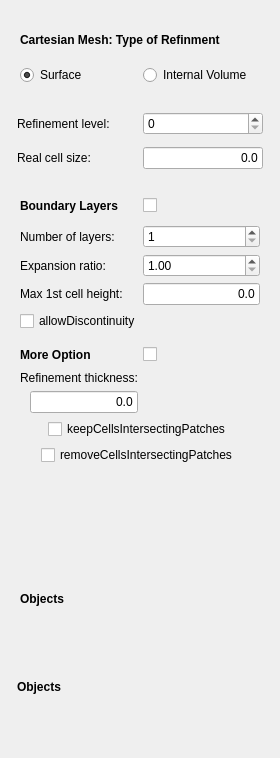
<?xml version="1.0" encoding="UTF-8"?>
<ui version="4.0">
 <class>Form</class>
 <widget class="QWidget" name="Form">
  <property name="geometry">
   <rect>
    <x>0</x>
    <y>0</y>
    <width>280</width>
    <height>758</height>
   </rect>
  </property>
  <property name="windowTitle">
   <string>Mesh refinement</string>
  </property>
  <layout class="QVBoxLayout" name="verticalLayout">
   <item>
    <widget class="QFrame" name="surfaceOrInernalVolume">
     <property name="frameShape">
      <enum>QFrame::NoFrame</enum>
     </property>
     <property name="frameShadow">
      <enum>QFrame::Raised</enum>
     </property>
     <layout class="QGridLayout" name="gridLayout_3">
      <item row="1" column="0">
       <widget class="QRadioButton" name="surfaceRefinementToggle">
        <property name="text">
         <string>Surface</string>
        </property>
        <property name="checked">
         <bool>true</bool>
        </property>
       </widget>
      </item>
      <item row="1" column="1">
       <widget class="QRadioButton" name="volumeRefinementToggle">
        <property name="text">
         <string>Internal Volume</string>
        </property>
       </widget>
      </item>
      <item row="0" column="0" colspan="2">
       <widget class="QLabel" name="label_7">
        <property name="font">
         <font>
          <weight>75</weight>
          <bold>true</bold>
         </font>
        </property>
        <property name="text">
         <string>Cartesian Mesh: Type of Refinment</string>
        </property>
       </widget>
      </item>
     </layout>
    </widget>
   </item>
   <item>
    <widget class="QFrame" name="commonFrame">
     <layout class="QGridLayout" name="gridLayout_11">
      <property name="leftMargin">
       <number>6</number>
      </property>
      <property name="topMargin">
       <number>6</number>
      </property>
      <property name="rightMargin">
       <number>6</number>
      </property>
      <property name="bottomMargin">
       <number>6</number>
      </property>
      <item row="0" column="0">
       <widget class="QLabel" name="label_reflevel">
        <property name="text">
         <string>Refinement level:</string>
        </property>
       </widget>
      </item>
      <item row="2" column="0">
       <widget class="QLabel" name="label_cellsize">
        <property name="text">
         <string>Real cell size:</string>
        </property>
       </widget>
      </item>
      <item row="0" column="1">
       <widget class="QSpinBox" name="if_reflevel">
        <property name="minimum">
         <number>0</number>
        </property>
       </widget>
      </item>
      <item row="2" column="1">
       <widget class="Gui::InputField" name="if_cellsize">
        <property name="sizePolicy">
         <sizepolicy hsizetype="Minimum" vsizetype="Fixed">
          <horstretch>0</horstretch>
          <verstretch>0</verstretch>
         </sizepolicy>
        </property>
        <property name="toolTip">
         <string extracomment="Select 0 to use default value"/>
        </property>
        <property name="text">
         <string>0.0</string>
        </property>
        <property name="alignment">
         <set>Qt::AlignRight|Qt::AlignTrailing|Qt::AlignVCenter</set>
        </property>
        <property name="singleStep" stdset="0">
         <double>0.010000000000000</double>
        </property>
        <property name="maximum" stdset="0">
         <double>1000000000.000000000000000</double>
        </property>
        <property name="unit" stdset="0">
         <string notr="true">mm</string>
        </property>
        <property name="format" stdset="0">
         <string>2</string>
        </property>
       </widget>
      </item>
     </layout>
    </widget>
   </item>
   <item>
    <widget class="QFrame" name="cf_frame">
     <property name="frameShape">
      <enum>QFrame::NoFrame</enum>
     </property>
     <property name="frameShadow">
      <enum>QFrame::Raised</enum>
     </property>
     <layout class="QGridLayout" name="gridLayout_10">
      <item row="7" column="0">
       <widget class="QLabel" name="label_11">
        <property name="font">
         <font>
          <weight>75</weight>
          <bold>true</bold>
         </font>
        </property>
        <property name="text">
         <string>Boundary Layers</string>
        </property>
       </widget>
      </item>
      <item row="7" column="1">
       <widget class="QCheckBox" name="check_boundlayer"/>
      </item>
      <item row="12" column="0">
       <widget class="QLabel" name="label_12">
        <property name="font">
         <font>
          <weight>75</weight>
          <bold>true</bold>
         </font>
        </property>
        <property name="text">
         <string>More Option</string>
        </property>
       </widget>
      </item>
      <item row="12" column="1">
       <widget class="QCheckBox" name="check_moreoption"/>
      </item>
      <item row="10" column="0" colspan="2">
       <widget class="QFrame" name="refinement_frame">
        <property name="sizePolicy">
         <sizepolicy hsizetype="Preferred" vsizetype="Minimum">
          <horstretch>0</horstretch>
          <verstretch>0</verstretch>
         </sizepolicy>
        </property>
        <property name="frameShape">
         <enum>QFrame::Panel</enum>
        </property>
        <property name="frameShadow">
         <enum>QFrame::Plain</enum>
        </property>
        <property name="lineWidth">
         <number>0</number>
        </property>
        <layout class="QGridLayout" name="gridLayout_4">
         <property name="leftMargin">
          <number>0</number>
         </property>
         <property name="topMargin">
          <number>3</number>
         </property>
         <property name="rightMargin">
          <number>0</number>
         </property>
         <property name="bottomMargin">
          <number>5</number>
         </property>
         <item row="2" column="0">
          <widget class="QFrame" name="boundlayer_frame">
           <property name="sizePolicy">
            <sizepolicy hsizetype="Preferred" vsizetype="Minimum">
             <horstretch>0</horstretch>
             <verstretch>0</verstretch>
            </sizepolicy>
           </property>
           <property name="frameShape">
            <enum>QFrame::Panel</enum>
           </property>
           <property name="frameShadow">
            <enum>QFrame::Plain</enum>
           </property>
           <property name="lineWidth">
            <number>0</number>
           </property>
           <layout class="QGridLayout" name="gridLayout_7">
            <property name="leftMargin">
             <number>0</number>
            </property>
            <property name="topMargin">
             <number>3</number>
            </property>
            <property name="rightMargin">
             <number>0</number>
            </property>
            <property name="bottomMargin">
             <number>5</number>
            </property>
            <item row="8" column="0">
             <widget class="QCheckBox" name="check_allowdiscont">
              <property name="text">
               <string>allowDiscontinuity</string>
              </property>
             </widget>
            </item>
            <item row="5" column="0" colspan="2">
             <layout class="QHBoxLayout" name="horizontalLayout_5">
              <item>
               <widget class="QLabel" name="label_firstlayerheight">
                <property name="text">
                 <string>Max 1st cell height:</string>
                </property>
               </widget>
              </item>
              <item>
               <widget class="Gui::InputField" name="if_firstlayerheight">
                <property name="sizePolicy">
                 <sizepolicy hsizetype="Minimum" vsizetype="Fixed">
                  <horstretch>0</horstretch>
                  <verstretch>0</verstretch>
                 </sizepolicy>
                </property>
                <property name="toolTip">
                 <string extracomment="Select 0 to use default value"/>
                </property>
                <property name="text">
                 <string>0.0</string>
                </property>
                <property name="alignment">
                 <set>Qt::AlignRight|Qt::AlignTrailing|Qt::AlignVCenter</set>
                </property>
                <property name="singleStep" stdset="0">
                 <double>1.000000000000000</double>
                </property>
                <property name="maximum" stdset="0">
                 <double>1000000000.000000000000000</double>
                </property>
                <property name="unit" stdset="0">
                 <string notr="true">mm</string>
                </property>
                <property name="format" stdset="0">
                 <string>g</string>
                </property>
               </widget>
              </item>
             </layout>
            </item>
            <item row="3" column="0" colspan="2">
             <layout class="QHBoxLayout" name="horizontalLayout_2">
              <item>
               <widget class="QLabel" name="label_expratio">
                <property name="text">
                 <string>Expansion ratio:</string>
                </property>
               </widget>
              </item>
              <item>
               <widget class="QDoubleSpinBox" name="if_expratio">
                <property name="minimum">
                 <double>1.000000000000000</double>
                </property>
                <property name="maximum">
                 <double>1.200000000000000</double>
                </property>
                <property name="singleStep">
                 <double>0.050000000000000</double>
                </property>
               </widget>
              </item>
             </layout>
            </item>
            <item row="0" column="0" colspan="2">
             <layout class="QHBoxLayout" name="horizontalLayout">
              <item>
               <widget class="QLabel" name="label_numlayer">
                <property name="text">
                 <string>Number of layers:</string>
                </property>
               </widget>
              </item>
              <item>
               <widget class="QSpinBox" name="if_numlayer">
                <property name="minimum">
                 <number>1</number>
                </property>
               </widget>
              </item>
             </layout>
            </item>
           </layout>
          </widget>
         </item>
        </layout>
       </widget>
      </item>
      <item row="13" column="0" colspan="2">
       <widget class="QFrame" name="moreoption_frame">
        <property name="sizePolicy">
         <sizepolicy hsizetype="Preferred" vsizetype="Minimum">
          <horstretch>0</horstretch>
          <verstretch>0</verstretch>
         </sizepolicy>
        </property>
        <property name="frameShape">
         <enum>QFrame::Panel</enum>
        </property>
        <property name="frameShadow">
         <enum>QFrame::Plain</enum>
        </property>
        <property name="lineWidth">
         <number>0</number>
        </property>
        <layout class="QGridLayout" name="gridLayout_8">
         <property name="leftMargin">
          <number>0</number>
         </property>
         <property name="topMargin">
          <number>3</number>
         </property>
         <property name="rightMargin">
          <number>0</number>
         </property>
         <property name="bottomMargin">
          <number>5</number>
         </property>
         <item row="4" column="0" colspan="2" alignment="Qt::AlignHCenter">
          <widget class="QCheckBox" name="check_removeCells">
           <property name="text">
            <string>removeCellsIntersectingPatches</string>
           </property>
          </widget>
         </item>
         <item row="2" column="0" alignment="Qt::AlignRight">
          <widget class="Gui::InputField" name="if_refinethick">
           <property name="sizePolicy">
            <sizepolicy hsizetype="Minimum" vsizetype="Fixed">
             <horstretch>0</horstretch>
             <verstretch>0</verstretch>
            </sizepolicy>
           </property>
           <property name="toolTip">
            <string extracomment="Select 0 to use default value"/>
           </property>
           <property name="text">
            <string>0.0</string>
           </property>
           <property name="alignment">
            <set>Qt::AlignRight|Qt::AlignTrailing|Qt::AlignVCenter</set>
           </property>
           <property name="singleStep" stdset="0">
            <double>1.000000000000000</double>
           </property>
           <property name="maximum" stdset="0">
            <double>1000000000.000000000000000</double>
           </property>
           <property name="unit" stdset="0">
            <string notr="true">mm</string>
           </property>
           <property name="format" stdset="0">
            <string>2</string>
           </property>
          </widget>
         </item>
         <item row="0" column="0">
          <widget class="QLabel" name="label_refinethick">
           <property name="text">
            <string>Refinement thickness:</string>
           </property>
          </widget>
         </item>
         <item row="3" column="0" colspan="2" alignment="Qt::AlignHCenter">
          <widget class="QCheckBox" name="check_keepCells">
           <property name="text">
            <string>keepCellsIntersectingPatches</string>
           </property>
          </widget>
         </item>
        </layout>
       </widget>
      </item>
     </layout>
    </widget>
   </item>
   <item>
    <widget class="QFrame" name="snappy_frame">
     <property name="frameShape">
      <enum>QFrame::NoFrame</enum>
     </property>
     <property name="frameShadow">
      <enum>QFrame::Raised</enum>
     </property>
     <layout class="QGridLayout" name="gridLayout_9">
      <property name="leftMargin">
       <number>6</number>
      </property>
      <property name="topMargin">
       <number>6</number>
      </property>
      <property name="rightMargin">
       <number>6</number>
      </property>
      <property name="bottomMargin">
       <number>6</number>
      </property>
      <item row="1" column="0">
       <widget class="QFrame" name="snappySurfaceFrame">
        <property name="frameShape">
         <enum>QFrame::NoFrame</enum>
        </property>
        <property name="frameShadow">
         <enum>QFrame::Raised</enum>
        </property>
        <layout class="QGridLayout" name="gridLayout_2">
         <property name="leftMargin">
          <number>6</number>
         </property>
         <property name="topMargin">
          <number>6</number>
         </property>
         <property name="rightMargin">
          <number>6</number>
         </property>
         <property name="bottomMargin">
          <number>6</number>
         </property>
        </layout>
       </widget>
      </item>
     </layout>
    </widget>
   </item>
   <item>
    <widget class="QFrame" name="ReferencesFrame">
     <property name="sizePolicy">
      <sizepolicy hsizetype="Preferred" vsizetype="Minimum">
       <horstretch>0</horstretch>
       <verstretch>0</verstretch>
      </sizepolicy>
     </property>
     <property name="frameShape">
      <enum>QFrame::Panel</enum>
     </property>
     <property name="frameShadow">
      <enum>QFrame::Plain</enum>
     </property>
     <property name="lineWidth">
      <number>0</number>
     </property>
     <layout class="QGridLayout" name="gridLayout_5">
      <item row="0" column="0">
       <widget class="QLabel" name="label_4">
        <property name="font">
         <font>
          <weight>75</weight>
          <bold>true</bold>
         </font>
        </property>
        <property name="text">
         <string>Objects</string>
        </property>
       </widget>
      </item>
      <item row="1" column="0" colspan="2">
       <widget class="QWidget" name="referenceSelectWidget" native="true">
        <property name="minimumSize">
         <size>
          <width>0</width>
          <height>20</height>
         </size>
        </property>
        <layout class="QGridLayout" name="gridLayout"/>
       </widget>
      </item>
     </layout>
    </widget>
   </item>
   <item>
    <widget class="QFrame" name="cartesianInternalVolumeFrame">
     <property name="frameShape">
      <enum>QFrame::NoFrame</enum>
     </property>
     <property name="frameShadow">
      <enum>QFrame::Raised</enum>
     </property>
     <layout class="QGridLayout" name="gridLayout_6">
      <property name="leftMargin">
       <number>6</number>
      </property>
      <property name="topMargin">
       <number>6</number>
      </property>
      <property name="rightMargin">
       <number>6</number>
      </property>
      <property name="bottomMargin">
       <number>6</number>
      </property>
      <item row="0" column="0">
       <widget class="QLabel" name="label">
        <property name="font">
         <font>
          <weight>75</weight>
          <bold>true</bold>
         </font>
        </property>
        <property name="text">
         <string>Objects</string>
        </property>
        <property name="textFormat">
         <enum>Qt::PlainText</enum>
        </property>
       </widget>
      </item>
      <item row="1" column="0">
       <widget class="QWidget" name="volReferenceSelectWidget" native="true">
        <layout class="QGridLayout" name="gridLayout_8"/>
       </widget>
      </item>
     </layout>
    </widget>
   </item>
  </layout>
 </widget>
 <customwidgets>
  <customwidget>
   <class>Gui::InputField</class>
   <extends>QLineEdit</extends>
   <header>Gui/InputField.h</header>
  </customwidget>
 </customwidgets>
 <resources/>
 <connections/>
</ui>
